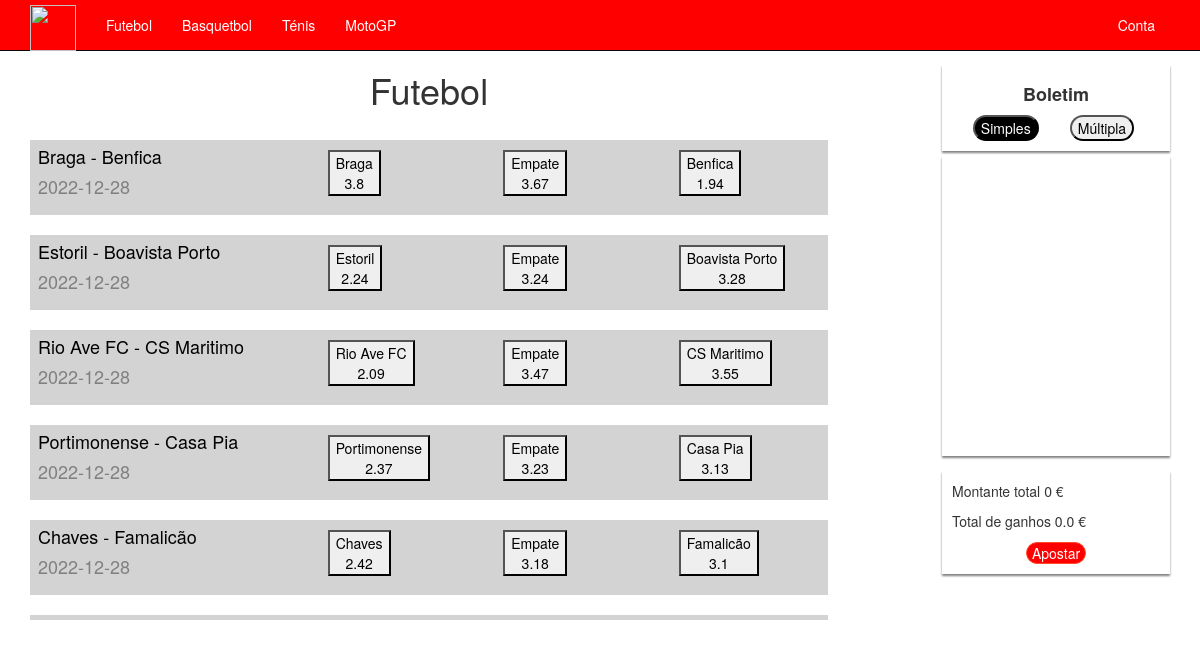
The page /games/football/ on the database its author committed.
### RasBet/models.py (models this page shows)
class TeamGame(db.Model):
    id = db.Column(db.Integer, primary_key=True)
    game_id = db.Column(db.ForeignKey(Game.id))
    team_home = db.Column(db.String(75), nullable=False)
    team_away = db.Column(db.String(75), nullable=False)
    odd_home = db.Column(db.Float)
    odd_draw = db.Column(db.Float)
    odd_away = db.Column(db.Float)
    result = db.Column(db.Enum(TeamSide))
    datetime = db.Column(db.DateTime, nullable=False)

### RasBet/views.py (the view, shortened to what this page needs)
@app.route('/games/<_type>/')
def games(_type):
    game_type = None
    try:
        enum_game_type = GameType(int(_type))
    except ValueError:
        try:
            enum_game_type = GameType[_type.lower()]
        except KeyError:
            abort(404, "Jogo não existente")
    game_type = enum_game_type.value
    _games = db.session.execute(
        f"SELECT * FROM {'no_' if not game_type.is_team_game else ''}team_game WHERE game_id IN (SELECT id FROM game WHERE game_type='{enum_game_type.name}' AND datetime >= DATETIME('now') AND game_status != 'closed')").all()
    games = {row.game_id:row for row in _games}
    if 'tmp_bets' not in session:
        session['tmp_bets'] = TmpBets()
    return render_template(f'game_{game_type.value}.html', games=games)

### RasBet/templates/game_1.html (shortened to what this page needs)
{% extends "layout.html" %}
{% block content %}
{% if session['type'] == "admin" %}
<div style="margin:auto; align-self:center; width:80%; height:100%">
    <h1 style="text-align:center">Futebol</h1>
    <div style="overflow: auto; height: auto; width: 900px; height:560px;margin:auto">
        {% for game in games.values() %}
        <div style="background-color: lightgray; margin: 20px 0;color:black ; height:90px">
            <div style="height:5px"></div>
            <div style="margin-left:1%;float:left; width:33%">
                <h4 style="margin-top:1%"> {{ game.team_home }} - {{game.team_away}}</h4>
                <h4 style="color:gray"> {{ game.datetime.split(' ', 1)[0] }}  </h4>
                <h4 style="color:gray"> Estado: {{ game.game_status }}  </h4>
            </div>
            {% if game.game_status == "active" %}
            <div style="display: flex; margin-top: 15px; width: 30%">
                <div style="margin-left: 5%; width: 30%">
                    <button style="background-color: red">
                        Ativar
                    </button>
                </div>
                <form action="/admin/{{ game.id }}/update/suspended" method="post" style="margin-left: 35%;">
                    <button type="submit" onclick="this.style.backgroundColor = 'red';">
                        Suspender
                    </button>
                </form>
                <form action="/admin/{{ game.id }}/update/closed" method="post" style="margin-left: 35%;">
                    <button type="submit" onclick="this.style.backgroundColor = 'red';">
                        Fechar
                    </button>
                </form>
            </div>
            {% elif game.status == "suspended" %}
            <div style="display: flex; margin-top: 15px; width: 30%">
                <form action="/admin/{{ game.id }}/update/active" method="post" style="margin-left: 5%;">
                    <button type="submit" onclick="this.style.backgroundColor = 'red';">
                        Ativar
                    </button>
                </form>
                <div style="margin-left: 35%; width: 30%">
                    <button style="background-color: red">
                        Suspender
                    </button>
                </div>
                <form action="/admin/{{ game.id }}/update/closed" method="post" style="margin-left: 35%;">
                    <button type="submit" onclick="this.style.backgroundColor = 'red';">
                        Fechar
                    </button>
                </form>
            </div>
            {% else %}
            <div style="display: flex; margin-top: 15px; width: 30%">
                <form action="/admin/{{ game.id }}/update/active" method="post" style="margin-left: 5%;">
                    <button type="submit" onclick="this.style.backgroundColor = 'red';">
                        Ativar
                    </button>
                </form>
                <form action="/admin/{{ game.id }}/update/suspended" method="post" style="margin-left: 35%;">
                    <button type="submit" onclick="this.style.backgroundColor = 'red';">
                        Suspender
                    </button>
                </form>
                <div style="margin-left: 35%; width: 30%">
                    <button style="background-color: red">
                        Fechar
                    </button>
                </div>
            </div>
            {%endif%}
        </div>
            {% endfor %}
        </div>
</div>
{% else %}
<div style="float: left; width:70%; height:100%">
    <h1 style="text-align:center">Futebol</h1>
    <div style="overflow:auto; height:auto; width:100%; height:500px">
        {% for game in games.values() %}
        <div style="background-color: lightgray; margin: 20px 0;color:black ; height:75px">
            <div style="height:5px">
            </div>
            <div style="margin-left:1%;float:left; width:33%">
                <div id="myBtn-{{loop.index}}" onclick="showStats('{{loop.index}}')">
                    <h4 style="margin-top:1%"> {{ game.team_home }} - {{game.team_away}}</h4>
                </div>
                <h4 style="color:gray"> {{ game.datetime.split(' ', 1)[0] }}  </h4>
            </div>
            {% if session['tmp_bets'].is_multiple_selected %}
            {% if not session['tmp_bets'].betbutton %}
            <div style="display: flex; margin-top: 5px">
                <form action="/bet/tmp/add/" method="post" style="margin-left:5%; width:30%">
                    <input type="hidden" value=" {{ game.id }}" name="game_id" style="display:none" />
                    <input type="hidden" value=" {{ game.odd_home }}" name="odd" style="display:none" />
                    <input type="hidden" value="home" name="bet_team" style="display:none" />
                    <input type="hidden" value="football" name="type" style="display:none" />
                    <button type="submit" onclick="this.style.backgroundColor = 'red';">
                        {{ game.team_home }}
                        <p style="margin-bottom:0px"> {{ game.odd_home }} </p>
                    </button>
                </form>
                <form action="/bet/tmp/add/" method="post" style="margin-left:5%; width:30%">
                    <input type="hidden" value=" {{ game.id }}" name="game_id" style="display:none" />
                    <input type="hidden" value=" {{ game.odd_draw }}" name="odd" style="display:none" />
                    <input type="hidden" value="draw" name="bet_team" style="display:none" />
                    <input type="hidden" value="football" name="type" style="display:none" />
                    <button type="submit" onclick="this.style.backgroundColor = 'red';">
                        Empate
                        <p style="margin-bottom:0px"> {{ game.odd_draw }} </p>
                    </button>
                </form>
                <form action="/bet/tmp/add/" method="post" style="margin-left:5%; width:30%">
                    <input type="hidden" value=" {{ game.id }}" name="game_id" style="display:none" />
                    <input type="hidden" value=" {{ game.odd_away }}" name="odd" style="display:none" />
                    <input type="hidden" value="away" name="bet_team" style="display:none" />
                    <input type="hidden" value="football" name="type" style="display:none" />
                    <button type="submit" onclick="this.style.backgroundColor = 'red';">
                        {{ game.team_away }}
                        <p style="margin-bottom:0px"> {{ game.odd_away }} </p>
                    </button>
                </form>
            </div>
            {% else %}
            {% if session['tmp_bets'].betbutton[0] == 1 %}
            <div style="display: flex; margin-top: 5px">
                <div style="margin-left: 5%; width: 30%">
                    <button style="background-color: red">
                        {{ game.team_home }}
                        <p style="margin-bottom:0px"> {{ game.odd_home }} </p>
                    </button>
                </div>
                <div style="margin-left: 5%; width: 30%">
                    <button>
                        Empate
                        <p style="margin-bottom:0px"> {{ game.odd_draw }} </p>
                    </button>
                </div>
                <div style="margin-left: 5%; width: 30%">
                    <button>
                        {{ game.team_away }}
                        <p style="margin-bottom:0px"> {{ game.odd_away }} </p>
                    </button>
                </div>
            </div>
            {% elif session['tmp_bets'].betbutton[1] == 1%}
            <div style="display: flex; margin-top: 5px;">
                <div style="margin-left: 5%; width: 30%">
                    <button>
                        {{ game.team_home }}
                        <p style="margin-bottom:0px"> {{ game.odd_home }} </p>
                    </button>
                </div>
                <div style="margin-left: 5%; width: 30%">
                    <button style="background-color: red">
                        Empate
                        <p style="margin-bottom:0px"> {{ game.odd_draw }} </p>
                    </button>
                </div>
                <div style="margin-left: 5%; width: 30%">
                    <button>
                        {{ game.team_away }}
                        <p style="margin-bottom:0px"> {{ game.odd_away }} </p>
                    </button>
                </div>
            </div>
            {% elif session['tmp_bets'].betbutton[2] == 1%}
            <div style="display: flex; margin-top: 5px">
                <div style="margin-left: 5%; width: 30%">
                    <button>
                        {{ game.team_home }}
                        <p style="margin-bottom:0px"> {{ game.odd_home }} </p>
                    </button>
                </div>
                <div style="margin-left: 5%; width: 30%">
                    <button>
                        Empate
                        <p style="margin-bottom:0px"> {{ game.odd_draw }} </p>
                    </button>
                </div>
                <div style="margin-left: 5%; width: 30%">
                    <button style="background-color: red">
                        {{ game.team_away }}
                        <p style="margin-bottom:0px"> {{ game.odd_away }} </p>
                    </button>
                </div>
            </div>
            {% endif %}
            {% endif %}
            {% else %}
            {% if not session['tmp_bets'].betbutton %}
            <div style="display: flex; margin-top: 5px">
                <form action="/bet/tmp/add/" method="post" style="margin-left:5%; width:30%">
                    <button type="submit" onclick="this.style.backgroundColor = 'red';">
                        {{ game.team_home }}
                        <p style="margin-bottom:0px"> {{ game.odd_home }} </p>
                    </button>
                </form>
                <form action="/bet/tmp/add/" method="post" style="margin-left:5%; width:30%">
                    <button type="submit" onclick="this.style.backgroundColor = 'red';">
                        Empate
                        <p style="margin-bottom:0px"> {{ game.odd_draw }} </p>
                    </button>
                </form>
                <form action="/bet/tmp/add/" method="post" style="margin-left:5%; width:30%">
                    <button type="submit" onclick="this.style.backgroundColor = 'red';">
                        {{ game.team_away }}
                        <p style="margin-bottom:0px"> {{ game.odd_away }} </p>
                    </button>
                </form>
            </div>
            {% endif %}
            {% endif %}
            <div style="height:5px"></div>
        </div>
        {% endfor %}
    </div>
</div>
{%endif%}
<div style="height:15px"></div>
    {% endblock %}

### rows shown on the page
TeamGame: team_home "Braga", team_away "Benfica", datetime "2022-12-28", odd_home "3.8", odd_draw "3.67", odd_away "1.94"
TeamGame: team_home "Estoril", team_away "Boavista Porto", datetime "2022-12-28", odd_home "2.24", odd_draw "3.24", odd_away "3.28"
TeamGame: team_home "Rio Ave FC", team_away "CS Maritimo", datetime "2022-12-28", odd_home "2.09", odd_draw "3.47", odd_away "3.55"
TeamGame: team_home "Portimonense", team_away "Casa Pia", datetime "2022-12-28", odd_home "2.37", odd_draw "3.23", odd_away "3.13"
TeamGame: team_home "Chaves", team_away "Famalicão", datetime "2022-12-28", odd_home "2.42", odd_draw "3.18", odd_away "3.1"

### other values the page prints
{{ session["tmp_bets"].total_simple_ammount() }} "0"
{{ session["tmp_bets"].total_gains() }} "0.0"
